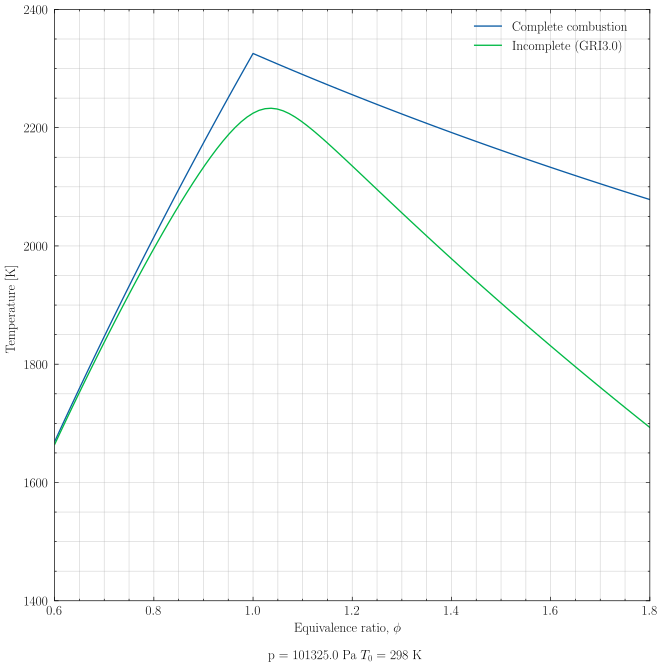

This figure's Python source:
#%% https://www.cantera.org/3.1/userguide/flame-temperature.html

import cantera as ct
import numpy as np
import matplotlib.pyplot as plt
import scienceplots
plt.style.use(['science'])

# Definir todos los objetos species según el modelo Gri30
species_dict = {S.name: S for S in ct.Species.list_from_file("gri30.yaml")}
# species_dict es un diccionario:
# {objeto1.name: objeto1, objeto2.name: objeto.2}
# keys: las propiedades "name" de los objetos species.
# values: los propios objetos species cuyos atributos (como los coefs para calcular cp)
# se definen en el gri30.yaml.

complete_species = [species_dict[S] for S in ("CH4", "O2", "N2", "CO2", "H2O")]
# complete_species es una lista de objetos species (solo los de en combustión completa)

# Para reacción incompleta añadimos las 53 especies del GRI3.0
incomplete_species = species_dict.values()
# con la función values se crea una lista con los valores del diccionario species_dict,
# es decir, los objetos species.

gas_mix_complete = ct.Solution(thermo="ideal-gas",
                               species=complete_species,
                               transport_model='mixture-averaged',
                               kinetics='gas')
# gas_mix_complete() muestra todos la info sobre el objeto ct.Solution.



gas_mix_incomplete = ct.Solution(thermo="ideal-gas",
                                 species=incomplete_species,
                                 transport_model='mixture-averaged',
                                 kinetics='gas')
# print(f"Transport model: {gas_mix_incomplete.transport_model}")
# de gri30.yaml no he sacado transport_model, por eso no está definido

#%% Cálculo de T_ad
#Crear vector con valores de ratio de equivalencia.
phi = np.linspace(0.6, 1.8, 100)

# Inicializar (crear con todo 0) elos vectores.
T_ad_complete = np.zeros(phi.shape)
T_ad_incomplete = np.zeros(phi.shape)
    # ERROR: poner T_ad_incomplete = T_ad_complete.

T_0 = 298 # K
p = ct.one_atm

for i in range(len(phi)):
    #print("%"*80)
    #print(f"Equivalence ratio {phi[i]}")

    # Se restablece T y p iniciales en cada bucle para calcular la T_ad
    # para cada phi cuando se parte de estas cond. iniciales.
    gas_mix_complete.TP = T_0, p
    gas_mix_incomplete.TP = T_0, p

    # El método set_equivalence_ratio de la clase Solution toma
        # · 1 valor phi,
        # · 1 str con nombres de especies y su X en el fuel (si se sabe)
        # · 1 str con nombres de especies y sus X en el oxidizer (si se saben)
    gas_mix_complete.set_equivalence_ratio(phi[i], "CH4", "O2:1, N2:3.76")
        # CH4 no lleva X porque no hay más especies en fuel (X=1).

    gas_mix_incomplete.set_equivalence_ratio(phi[i], "CH4", "O2:1, N2:3.76")

    # La función equilibrate() calcula el estado de equilibrio, a p y T ctes.,
    # que minimiza el potencial de Gibbs. Como esta combustión es espontánea,
    # ese estado final es el posterior a la combustión y como hemos impuesto H cte., su T es la T_ad.
    gas_mix_complete.equilibrate("HP")
    gas_mix_incomplete.equilibrate("HP")

    # Por tanto la T de gas_mix ahora será la Tad
    T_ad_complete[i] = gas_mix_complete.T
    T_ad_incomplete[i] = gas_mix_incomplete.T
    #print(f"T_ad_complete = {T_ad_complete[i]}")
    #print(f"T_ad_incomplete = {T_ad_incomplete[i]}")

#%% Plot T - phi
plt.figure(figsize=(8,8))
# Tamaño de ventana

plt.plot(phi,
        T_ad_complete,
        label="Complete combustion",
        #lw=2
        )
plt.plot(phi,
        T_ad_incomplete,
        label="Incomplete (GRI3.0)",
        #lw=2
        )
    # phi es vector de abscisas y T_ad_incomplete, de ordenadas
    # lw: line width

ax = plt.gca()
# Ajuste Eje Y (Números cada 200, líneas cada 50)
ax.yaxis.set_major_locator(plt.MultipleLocator(200))
ax.yaxis.set_minor_locator(plt.MultipleLocator(50))
# Ajuste Eje X (Números cada 0.2, líneas cada 0.05)
ax.xaxis.set_major_locator(plt.MultipleLocator(0.2))
ax.xaxis.set_minor_locator(plt.MultipleLocator(0.05))

plt.grid(True, which='both', alpha=0.5)

plt.xlabel("Equivalence ratio, "+ r"$\phi$"+ f"\n \n p = {p} Pa    $T_{{0}}$ = {T_0} K")
plt.ylabel("Temperature [K]")

plt.legend(loc='best', fontsize=10)
    # muestra las label definidas en plt.plot

plt.xlim(0.6,1.8)
plt.ylim(1400,2400)

plt.savefig("T_ad_vs_phi.svg")
plt.show()
    # muestra el gráfico
    # plt.show() debe ir después de plt.savefig()
